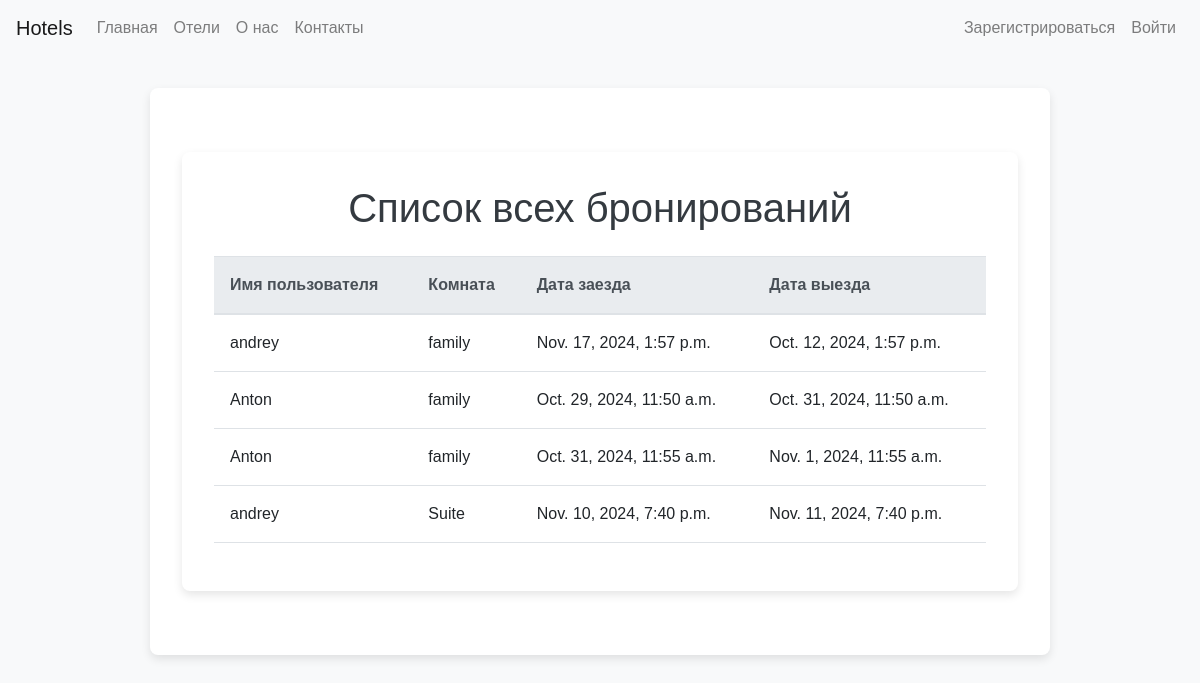
The page /last_month_bookings/ on the database its author committed.
### hotels/models.py (models this page shows)
class Booking(models.Model):
    user = models.ForeignKey(User, on_delete=models.CASCADE, related_name="bookings")
    room = models.ForeignKey(Room, on_delete=models.CASCADE, related_name="bookings")
    check_in = models.DateTimeField()
    check_out = models.DateTimeField()

class Room(models.Model):
    SINGLE = 'Single'
    DOUBLE = 'Double'
    SUITE = 'Suite'
    FAMILY = 'Family'
    ROOM_TYPE_CHOICES = [
        (SINGLE, 'Одноместный'),
        (DOUBLE, 'Двухместный'),
        (SUITE, 'Люкс'),
        (FAMILY, 'Семейный'),
    ]
    hotel = models.ForeignKey(Hotel, on_delete=models.CASCADE, related_name='room_hotels')
    type = models.CharField(max_length=15, choices=ROOM_TYPE_CHOICES, default=SINGLE)
    price = models.DecimalField(max_digits=7, decimal_places=2)

### hotels/views.py (the view)
# urls.py: path('last_month_bookings/', views.last_month_guests, name='bookings'),
def last_month_guests(request):
    last_month = datetime.date.today() - datetime.timedelta(days=30)
    bookings = Booking.objects.filter(check_in__gte=last_month)
    return render(request, 'hotel/last_month_guests.html', {'month_bookings': bookings})

### hotels/templates/hotel/last_month_guests.html (shortened to what this page needs)
{% extends "base.html" %}
{% load static %}
{% block extra_css %}
    <link rel="stylesheet" href="{% static 'css/bookings_styles.css' %}">
{% endblock %}
{% block content %}
    <div class="container">
        <h1>Список всех бронирований</h1>
        <table class="table">
            <thead>
                <tr>
                    <th>Имя пользователя</th>
                    <th>Комната</th>
                    <th>Дата заезда</th>
                    <th>Дата выезда</th>
                </tr>
            </thead>
            <tbody>
                {% for booking in month_bookings %}
                    <tr>
                        <td>{{ booking.user.username }}</td>
                        <td>{{ booking.room.type }}</td>
                        <td>{{ booking.check_in }}</td>
                        <td>{{ booking.check_out }}</td>
                    </tr>
                {% empty %}
                    <tr>
                        <td colspan="5" class="empty-message">Нет данных о бронированиях.</td>
                    </tr>
                {% endfor %}
            </tbody>
        </table>
    </div>
{% endblock %}

### hotels/templates/base.html (shortened to what this page needs)
    <!DOCTYPE html>
    <html lang="en">
    <head>
        <link rel="stylesheet" href="https://stackpath.bootstrapcdn.com/bootstrap/4.5.2/css/bootstrap.min.css">
        {% block extra_css %}
        {% endblock %}
    </head>
    <body>
        <nav class="navbar navbar-expand-lg navbar-light bg-light">
            <a class="navbar-brand" href="/">Hotels</a>
            <div class="collapse navbar-collapse" id="navbarNav">
                <ul class="navbar-nav mr-auto">
                    <li class="nav-item">
                        <a class="nav-link" href="/">Главная</a>
                    </li>
                    <li class="nav-item">
                        <a class="nav-link" href="/hotels">Отели</a>
                    </li>
                    <li class="nav-item">
                        <a class="nav-link" href="/about">О нас</a>
                    </li>
                    <li class="nav-item">
                        <a class="nav-link" href="/contact">Контакты</a>
                    </li>
                </ul>
                <ul class="navbar-nav ml-auto">
                {% if user.is_authenticated %}
                    <li class="nav-item">
                        <span class="navbar-text"> {{ user.username }}</span>
                    </li>
                    <li class="nav-item">
                        <a class="nav-link" href="{% url 'logout' %}">Выход</a>
                    </li>
                {% else %}
                    <li class="nav-item">
                        <a class="nav-link" href="/register">Зарегистрироваться</a>
                    </li>
                    <li class="nav-item">
                        <a class="nav-link" href="/login">Войти</a>
                    </li>
                {% endif %}
                </ul>
            </div>
        </nav>
        <div class="container">
            {% block content %}
            {% endblock %}
        </div>
    </body>
    </html>

### hotels/static/css/bookings_styles.css (style rules this page uses)
body { background-color: #f8f9fa; font-family: Arial, sans-serif; }
.container { max-width: 900px; margin: 2rem auto; padding: 2rem; background-color: #ffffff; border-radius: 8px; box-shadow: 0 4px 10px rgba(0, 0, 0, 0.1); }
h1 { text-align: center; color: #343a40; margin-bottom: 1.5rem; }
.table { width: 100%; border-collapse: collapse; }
.table th, .table td { padding: 1rem; text-align: left; border-bottom: 1px solid #dee2e6; }
.table th { background-color: #e9ecef; color: #495057; }

### rows shown on the page
Booking: user.username "andrey", room.type "family", check_in "Nov. 17, 2024, 1:57 p.m.", check_out "Oct. 12, 2024, 1:57 p.m."
Booking: user.username "Anton", room.type "family", check_in "Oct. 29, 2024, 11:50 a.m.", check_out "Oct. 31, 2024, 11:50 a.m."
Booking: user.username "Anton", room.type "family", check_in "Oct. 31, 2024, 11:55 a.m.", check_out "Nov. 1, 2024, 11:55 a.m."
Booking: user.username "andrey", room.type "Suite", check_in "Nov. 10, 2024, 7:40 p.m.", check_out "Nov. 11, 2024, 7:40 p.m."
